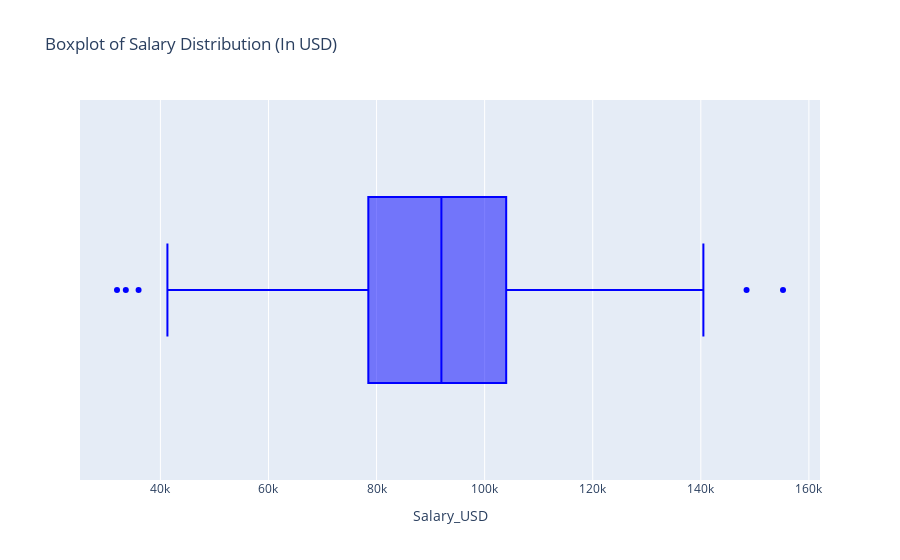

The notebook cell this image was saved under:
### Code cell
# Based on the variance of 'Salary_USD' column, there is variance, highlighting signficant variability between the lowest and highest salaries

# Outlier
fig = px.box(automation_job_market_df, x='Salary_USD', title='Boxplot of Salary Distribution (In USD)', color_discrete_sequence=['blue'])
fig.show()

### Figure 1 — Plotly figure (JSON) as saved in the notebook; plotly's stock layout.template omitted (floating-point values rounded to 4 significant figures; data arrays with more than 128 entries replaced by an {"elided": "..."} marker saying what was removed)
{"data": [{"alignmentgroup": "True", "hovertemplate": "Salary_USD=%{x}<extra></extra>", "legendgroup": "", "marker": {"color": "blue"}, "name": "", "notched": false, "offsetgroup": "", "orientation": "h", "showlegend": false, "type": "box", "x": {"elided": "500 float values"}, "x0": " ", "xaxis": "x", "y0": " ", "yaxis": "y"}], "layout": {"boxmode": "group", "legend": {"tracegroupgap": 0}, "title": {"text": "Boxplot of Salary Distribution (In USD)"}, "xaxis": {"anchor": "y", "domain": [0, 1], "title": {"text": "Salary_USD"}}, "yaxis": {"anchor": "x", "domain": [0, 1]}}}
